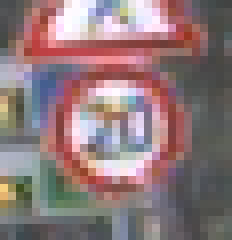
#> input picture gtsrb-small/2/00000_00000.ppm, 29 x 30 px (shown 8 times larger)
$ python test.py
#> lines starting #> are read from the running program, lines starting #| are printed output that depends on the picture
import cv2 , numpy

IMG_WIDTH = 30
IMG_HEIGHT = 30

print("what's up buddy \
how's it going man       \
      ")

newlist = [ 3434,'343', 'sadfasf' ,
33434, 444, 'fff ' ]
print (newlist)


newlist = newlist + [3434,343434,'545345345','asdfasdf']

print (newlist)

new = numpy.array(  [233,3434] )
old = numpy.array(  [3434,5555] )

new2 = new . dot( old)
print( new2)

img = cv2.imread ('gtsrb-small/2/00000_00000.ppm', 0 )
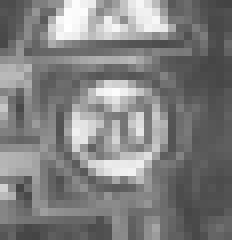
#> img: shape (30, 29) (shown 8 times larger); min 67, max 255, mean 127.4
img1 = cv2.imread ( 'gtsrb-small/2/00000_00000.ppm', 1)
#> img1 is the input picture: shape (30, 29, 3); mean B, G, R 122.8, 120.7, 142.3
img2 = cv2.imread ( 'gtsrb-small/2/00000_00000.ppm', -1 )

#cv2.imshow('imagegray' , img )
#cv2.imshow('imagecolor' , img1)
#cv2.imshow('imageunchanged', img2)

pixel = img2 [2][2]
#> pixel = [91, 90, 93]
pix_gray = img [2][2]
#> pix_gray = 91
pix_color = img1[2][2]
#> pix_color = [91, 90, 93]
print(pixel,pix_gray, pix_color )
#| [91 90 93] 91 [91 90 93]

img2resize = cv2.resize ( img2, (2,2) )

img1resize  = cv2.resize ( img2, (2,2) )


cv2.imshow('imageresize',img2resize)

print( img2resize )
#| [[[130 124 179]
#|   [ 78  80  97]]
#|  [[ 71  90  78]
#|   [ 98  82 101]]]
print ( img1resize )
#| [[[130 124 179]
#|   [ 78  80  97]]
#|  [[ 71  90  78]
#|   [ 98  82 101]]]

imgcombine = img1resize + img2resize
print(imgcombine)
#| [[[  4 248 102]
#|   [156 160 194]]
#|  [[142 180 156]
#|   [196 164 202]]]

print( imgcombine [1][1][1])
#| 164

$ run again, with gtsrb-small/2/00000_00007.ppm copied over gtsrb-small/2/00000_00000.ppm
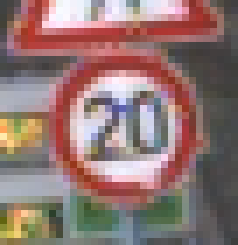
#> input picture gtsrb-small/2/00000_00007.ppm, 34 x 35 px (shown 7 times larger)
#> `img = cv2.imread ('gtsrb-small/2/00000_00000.ppm', 0 )`:
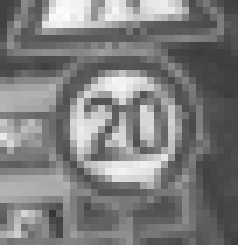
#> img: shape (35, 34) (shown 7 times larger); min 55, max 251, mean 125.6
#> img1 is the input picture: shape (35, 34, 3); mean B, G, R 114.9, 118.2, 144.5
#> pixel = [108, 115, 146]
#> pix_gray = 123
#> pix_color = [108, 115, 146]
#| [108 115 146] 123 [108 115 146]
#| [[[ 74  77  88]
#|   [ 86  81  85]]
#|  [[186 169 169]
#|   [128 133 168]]]
#| [[[ 74  77  88]
#|   [ 86  81  85]]
#|  [[186 169 169]
#|   [128 133 168]]]
#| [[[148 154 176]
#|   [172 162 170]]
#|  [[116  82  82]
#|   [  0  10  80]]]
#| 10
